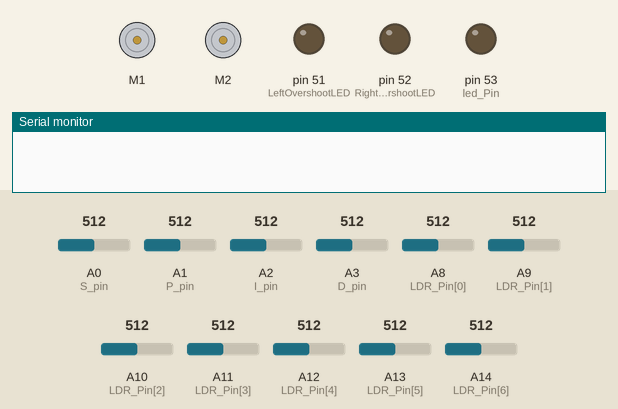
The sketch below on a simulated Arduino Mega 2560, built with avr-gcc and run on an emulated ATmega2560. Parts: 2 × DC motor (green arrow = forward, orange = backward, longer = faster), output pins drawn as LEDs (lit = HIGH), the last lines printed to the serial monitor. Inputs (shaded band) come from the test bench; at power-on: A0 (S_pin) = 512, A1 (P_pin) = 512, A2 (I_pin) = 512, A3 (D_pin) = 512, A8 (LDR_Pin[0]) = 512, A9 (LDR_Pin[1]) = 512, A10 (LDR_Pin[2]) = 512, A11 (LDR_Pin[3]) = 512, A12 (LDR_Pin[4]) = 512, A13 (LDR_Pin[5]) = 512, A14 (LDR_Pin[6]) = 512.

Above: at 0.2 s.
At 16.6 s:
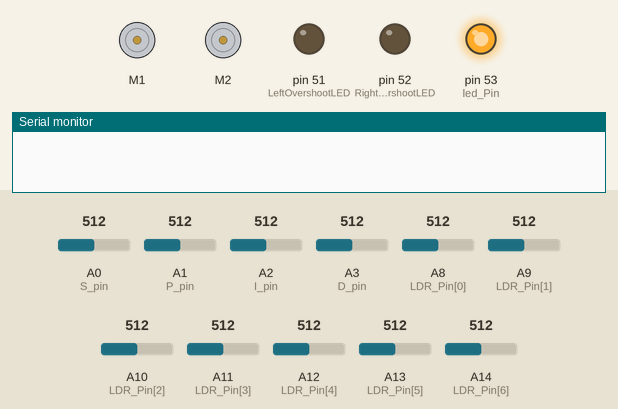
At 33.3 s:
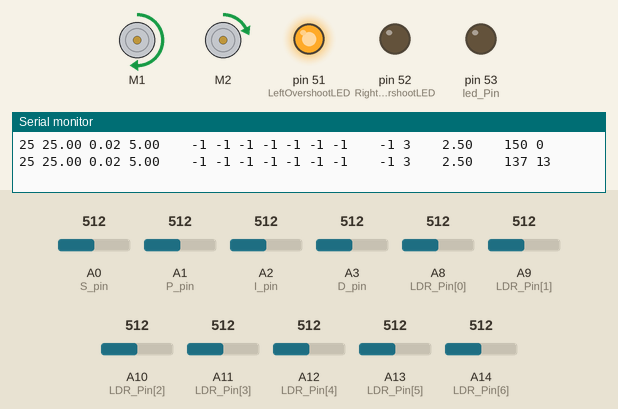
Timing chart, 0 to 34.8 s (numbered marks = the images above):
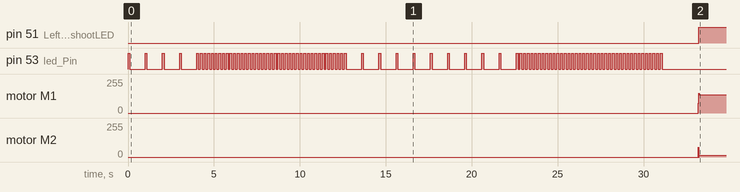

The sketch:

Line_Follower_Code_10_5.ino
```cpp
/* ************************************************************************************************* */
                       // * UCSD ECE 5 Lab 4 Code: Line Following Robot with PID * //
/* ************************************************************************************************* */

//   This is code for your PID controlled line following robot.
//
//
//
//
// Code Table of Contents
    //  1)  Declare Variables     - declares many variables as global variables so each variable can be accessed from every function
    //  2)  Setup (Main)          - runs once at beginning when you press button on arduino or motor drive or when you open serial monitor
    //  3)  Loop  (Main)          - loops forever calling on a series of functions
    //  4)  Calibration           - makes white = 0 and black = 100 (a few seconds to prep, a few seconds on white, a few seconds to move to black, a few seconds of black)
    //  5)  Read Potentiometers   - reads each potentiometer
    //  6)  Run Motors            - runs motors
    //  7)  Read Photoresistors   - reads each photoresistor
    //  8)  Calculate Error       - calculate error from photoresistor readings
    //  9)  PID Turn              - takes the error and implements PID control
    //  10) Print                 - used for debugging but should comment out when not debugging because it slows down program

// ************************************************************************************************* //
// Declare Variables


// Variables and Libaries for Motor
    #include <Wire.h>
    #include <Adafruit_MotorShield.h>

    Adafruit_MotorShield AFMS = Adafruit_MotorShield();
    Adafruit_DCMotor *Motor1 = AFMS.getMotor(1);  // you may switch 1 with 2 if needed (if you see motors responding to error in the opposite way they should be.
    Adafruit_DCMotor *Motor2 = AFMS.getMotor(2);  // you you may use 3 and 4 instead of 1 and 2 if you use 2 other motor outlets

    //int M1Sp = 20, M2Sp = 20;   // this is the nominal speed for the motors when not using potentiometer
    int M1Sp = 50, M2Sp = 50;
    int M1SpeedtoMotor, M2SpeedtoMotor;

  // Variables for Potentiometer
    const int S_pin = A0; //proportional control
    const int P_pin = A1; //proportional control
    const int I_pin = A2; //integral control
    const int D_pin = A3; //derivative control
    int       SpRead = 0; int Sp; //Speed Increase
    int       kPRead = 0; //proportional gain
    int       kIRead = 0; //integral gain
    int       kDRead = 0; //derivative gain

  // Variables for Light Sensors
    int LDR_Pin[7] = {A8,A9,A10,A11,A12,A13,A14};   // Many arrays are used in this code to simplify it
    int LDR[7];                                     // these are variables that have multiple elements to each variable name
                                                    // LDR_Pin hold 7 values and A8 is the 0th element and A11 is the 4th element

  // Calibration Variables
    int   led_Pin = 53;      /// This is a led set up to indicate what part of the calibration you are on.
    float Mn[7];             ///     You could use pin 13 instead which is a built in LED to Arduino
    float Mx[7];
    float LDRf[7] = {0.,0.,0.,0.,0.,0.,0.};


    int   MxRead;
    int   MxIndex;
    float AveRead;
    int   CriteriaForMax;
    float WeightedAve;
    int   ii;
    int   im0,im1,im2;

  // For Motor/Control
    int   Turn, M1P = 0, M2P = 0;
    float error, lasterror = 0, sumerror = 0;
    float kP,kI,kD;

    const int LeftOvershootLED = 51;
    const int RightOvershootLED = 52;
    const int CenteredLED = led_Pin;


// ************************************************************************************************* //
// setup - runs once
void setup()
{

      Serial.begin(9600);        // For serial communication set up
      AFMS.begin();              // For motor setup
      pinMode(led_Pin, OUTPUT);  // Note that all analog pins used are INPUTs by default so don't need pinMode
      pinMode(LeftOvershootLED, OUTPUT);
      pinMode(RightOvershootLED, OUTPUT);
      //pinMode(CenteredLED, OUTPUT);

      Calibrate();               // Calibrate black and white sensing

      ReadPotentiometers();      // Read potentiometer values (Sp, P, I, & D)

      delay(2000);

      RunMotors();               // Starts motors forward and strait depending on Sp (Speed from potentiometer) and M1Sp/M2Sp (Nominal values)

}  // end setup()

// ************************************************************************************************* //
// loop - runs/loops forever
void loop()
{

      ReadPotentiometers(); // Only if you want to see Potentiometers working in set up as you run the line following

      ReadPhotoResistors(); // Read photoresistors and map to 0-100 based on calibration

      CalcError();

      PID_Turn();         // PID Control and Output to motors to turn

      RunMotors();        // Uses info from

      Print();          // Print values to serial monitor  //currently commented out but could be good for debugging =)

}  // end loop()

// ************************************************************************************************* //
// function to calibrate
void Calibrate()
 {
  // wait to make sure in position
     for (int calii = 0; calii < 4; calii++)
      {
        digitalWrite(led_Pin, HIGH);   // turn the LED on
        delay(100);                    // wait for 0.1 seconds
        digitalWrite(led_Pin, LOW);    // turn the LED off
        delay(900);                    // wait for 0.9 seconds
      }

   // Calibration
    // White Calibration
    int numMeas = 40;
    for (int calii = 0; calii < numMeas; calii++)
       {
              digitalWrite(led_Pin, HIGH);   // turn the LED on
              delay(100);                    // wait for 0.1 seconds
              digitalWrite(led_Pin, LOW);    // turn the LED off
              delay(100);                    // wait for 0.1 seconds

            for ( int ci = 0; ci < 7; ci++ )
               {
                  LDRf[ci] = LDRf[ci] + (float) analogRead(LDR_Pin[ci]);
                    delay(2);
               }
       }

       for ( int cm = 0; cm < 7; cm++ )
          {
              Mn[cm] = round(LDRf[cm]/(float)numMeas);  // take average
              LDRf[cm]=0.;
          }

    // Time to move from White to Black Surface
    for (int calii = 0; calii < 10; calii++)
      {
        digitalWrite(led_Pin, HIGH);
        delay(100);
        digitalWrite(led_Pin, LOW);
        delay(900);
      }

      // Black Calibration
      for (int calii = 0; calii < numMeas; calii++)
         {
              digitalWrite(led_Pin, HIGH);
              delay(100);
              digitalWrite(led_Pin, LOW);
              delay(100);

              for ( int ci = 0; ci < 7; ci++ )
                 {
                    LDRf[ci] = LDRf[ci] + (float) analogRead(LDR_Pin[ci]);
                      delay(2);
                 }
        }
       for ( int cm = 0; cm < 7; cm++ )
          {
              Mx[cm] = round(LDRf[cm]/(float)numMeas);  // take average
              LDRf[cm]=0.;
          }

  }  // end Calibrate()

// ************************************************************************************************* //
// function to read and map values from potentiometers
void ReadPotentiometers()
{
       SpRead = map(analogRead(S_pin),0,1023,0,50); Sp=SpRead;
       kPRead = map(analogRead(P_pin),0,1023,0,10);
       kIRead = map(analogRead(I_pin),0,1023,0,5);
       kDRead = map(analogRead(D_pin),0,1023,0,10);
}    // end ReadPotentiometers()

// ************************************************************************************************* //
// function to start motors using nominal speed + speed addition from potentiometer
void RunMotors()
{
       M1SpeedtoMotor = min(M1Sp+Sp+M1P,255); // limits speed to 255
       M2SpeedtoMotor = min(M2Sp+Sp+M2P,255); // remember M1Sp & M2Sp is defined at beginning of code (default 60)

       Motor1->setSpeed(abs(M1SpeedtoMotor));
       Motor2->setSpeed(abs(M2SpeedtoMotor));

       if (M1SpeedtoMotor > 0)
         {
             Motor1->run(FORWARD);
         }
       else
         {
             Motor1->run(BACKWARD);
         }

       if (M2SpeedtoMotor > 0)
         {
             Motor2->run(FORWARD);
         }
       else
         {
             Motor2->run(BACKWARD);
         }

}  // end RunMotors()

// ************************************************************************************************* //
// function to read photo resistors, map from 0 to 100, and find darkest photo resitor (MxIndex)
void ReadPhotoResistors()
 {
     for (int Li = 0; Li < 7; Li++)
        {
            LDR[Li] = map(analogRead(LDR_Pin[Li]), Mn[Li], Mx[Li], 0, 100);
              delay(2);
        }
 }   // end ReadPhotoResistors()

// ************************************************************************************************* //
// Calculate error from photoresistor readings
void CalcError()
 {
        MxRead = -99;
        AveRead = 0.0;
        for (int ii=0;ii<7;ii++)
            {
              if (MxRead < LDR[ii])
                {
                  MxRead = LDR[ii];
                  MxIndex = -1*(ii-3);
                  im1 = (float)ii;
                }
              AveRead = AveRead+(float)LDR[ii]/7.;
            }
      CriteriaForMax = 2;  // max should be at least twice as big as the other values
      if (MxRead > CriteriaForMax*AveRead)
         {
            if (im1!=0 && im1!=6)
              {
               im0 = im1-1;
               im2 = im1+1;
               WeightedAve = ((float)(LDR[im0]*im0 + LDR[im1]*im1 + LDR[im2]*im2))/((float)(LDR[im0]+LDR[im1]+LDR[im2]));
               error = -1*(WeightedAve - 3);
              }
            else if (im1 == 0)
               {
                im2 = im1+1;
                WeightedAve = ((float)(LDR[im1]*im1 + LDR[im2]*im2))/((float)(LDR[im1]+LDR[im2]));
                error = -1*(WeightedAve - 3);
               }
             else if (im1 == 6)
               {
                im0 = im1-1;
                WeightedAve = ((float)(LDR[im0]*im0 + LDR[im1]*im1))/((float)(LDR[im0]+LDR[im1]));
                error = -1*(WeightedAve - 3);
               }
         }

      if (error > 0.6){                     // Cart is far left off track
        digitalWrite(CenteredLED, LOW);
        digitalWrite(LeftOvershootLED, HIGH);
        digitalWrite(RightOvershootLED, LOW);
      }
      else if (error < -0.6){               // Cart is far right off track
        digitalWrite(CenteredLED, LOW);
        digitalWrite(LeftOvershootLED, LOW);
        digitalWrite(RightOvershootLED, HIGH);
      }
      else {
        digitalWrite(CenteredLED, HIGH);    // Cart is centered on track
        digitalWrite(LeftOvershootLED, LOW);
        digitalWrite(RightOvershootLED, LOW);
      }

 }  // end CalcError()


// ************************************************************************************************* //
// function to make a turn ( a basic P controller)
void PID_Turn()
{
       // *Read values are between 0 and 100, scale to become PID Constants
       // ****!!!! These values you will most likely want to change - Every robot is different !!!!
       //kP = (float)kPRead/1.;      // each of these scaling factors can change depending on how influential you want them to be
       kP = (float)kPRead*5;
       kI = (float)kIRead/100.;    // the potentiometers will also scale them
       kD = (float)kDRead/1.;
  // error holds values from -3 to 3 ( 0 is your target / middle sensor)

  Turn = error*kP + sumerror*kI + (error - lasterror)*kD; //PID!!!!!

       sumerror = sumerror + error;
       if (sumerror > 5) {sumerror = 5;} // prevents integrator wind-up
       else if (sumerror < -5) {sumerror = -5;}

       lasterror = error;


       if      (Turn < 0) { M1P = Turn; M2P = -Turn;}   //One motor becomes slower and the other faster
       else if (Turn > 0) {M1P = Turn ; M2P = -Turn;}
       else               {M1P = 0    ; M2P = 0;}
}  // end PID_Turn()


// ************************************************************************************************* //
// function to print values of interest
void Print()
{
        Serial.print(SpRead); Serial.print(" ");  // Initial Speed addition from potentiometer
        Serial.print(kP); Serial.print(" ");      // PID values from potentiometers after scaling
        Serial.print(kI); Serial.print(" ");
        Serial.print(kD); Serial.print("    ");

        Serial.print(LDR[0]); Serial.print(" ");  // Each photo resistor value is shown
        Serial.print(LDR[1]); Serial.print(" ");
        Serial.print(LDR[2]); Serial.print(" ");
        Serial.print(LDR[3]); Serial.print(" ");
        Serial.print(LDR[4]); Serial.print(" ");
        Serial.print(LDR[5]); Serial.print(" ");
        Serial.print(LDR[6]); Serial.print("    ");

        Serial.print(MxRead); Serial.print(" ");    // the maximum value from the photo resistors is shown again
        Serial.print(MxIndex);Serial.print("    "); // this is the index of that maximum (0 through 6) (aka which element in LDR)
        Serial.print(error); Serial.print("    ");  // this will show the calculated error (-3 through 3)

        Serial.print(M1SpeedtoMotor); Serial.print(" "); // This prints the arduino output to each motor so you can see what the values (0-255)
        Serial.println(M2SpeedtoMotor);                  //  that are sent to the motors would be without actually needing to power/run the motors

       // delay(100); //just here to slow down the output for easier reading if wanted
                     // ensure delay is commented when actually running your robot or this will slow down sampling too much
}  // end Print()
```

Measured:
- by itself, pin 51 (LeftOvershootLED): LOW → HIGH at 33.2 s
- by itself, motor M1: stopped → forward 137/255 at 33.2 s
- by itself, motor M2: stopped → forward 13/255 at 33.2 s
